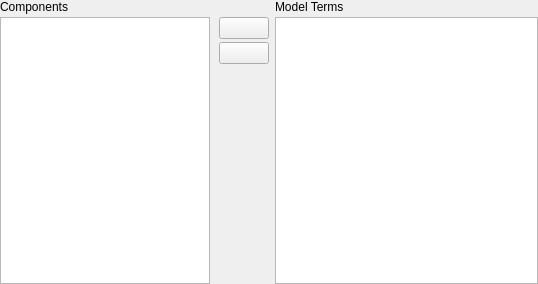
<?xml version="1.0" encoding="UTF-8"?>
<ui version="4.0">
 <class>AnovaModelWidget</class>
 <widget class="QWidget" name="AnovaModelWidget">
  <property name="geometry">
   <rect>
    <x>0</x>
    <y>0</y>
    <width>538</width>
    <height>284</height>
   </rect>
  </property>
  <property name="sizePolicy">
   <sizepolicy hsizetype="Fixed" vsizetype="Preferred">
    <horstretch>0</horstretch>
    <verstretch>0</verstretch>
   </sizepolicy>
  </property>
  <property name="windowTitle">
   <string>Form</string>
  </property>
  <layout class="QGridLayout" name="gridLayout_3">
   <property name="leftMargin">
    <number>0</number>
   </property>
   <property name="topMargin">
    <number>0</number>
   </property>
   <property name="rightMargin">
    <number>0</number>
   </property>
   <property name="bottomMargin">
    <number>0</number>
   </property>
   <property name="spacing">
    <number>0</number>
   </property>
   <item row="0" column="0">
    <widget class="QWidget" name="modelBuilder" native="true">
     <property name="sizePolicy">
      <sizepolicy hsizetype="Preferred" vsizetype="Preferred">
       <horstretch>0</horstretch>
       <verstretch>1</verstretch>
      </sizepolicy>
     </property>
     <layout class="QGridLayout" name="gridLayout_4">
      <property name="leftMargin">
       <number>0</number>
      </property>
      <property name="topMargin">
       <number>0</number>
      </property>
      <property name="rightMargin">
       <number>0</number>
      </property>
      <property name="bottomMargin">
       <number>0</number>
      </property>
      <property name="spacing">
       <number>0</number>
      </property>
      <item row="0" column="0" rowspan="2">
       <widget class="QWidget" name="widget_2" native="true">
        <layout class="QGridLayout" name="gridLayout">
         <property name="leftMargin">
          <number>0</number>
         </property>
         <property name="topMargin">
          <number>0</number>
         </property>
         <property name="rightMargin">
          <number>0</number>
         </property>
         <property name="bottomMargin">
          <number>0</number>
         </property>
         <property name="verticalSpacing">
          <number>3</number>
         </property>
         <item row="1" column="0">
          <widget class="AvailableFieldsListView" name="listFactorsAvailable">
           <property name="sizePolicy">
            <sizepolicy hsizetype="Fixed" vsizetype="Expanding">
             <horstretch>0</horstretch>
             <verstretch>0</verstretch>
            </sizepolicy>
           </property>
           <property name="maximumSize">
            <size>
             <width>210</width>
             <height>16777215</height>
            </size>
           </property>
           <property name="selectionMode">
            <enum>QAbstractItemView::ExtendedSelection</enum>
           </property>
          </widget>
         </item>
         <item row="0" column="0">
          <widget class="QLabel" name="factorsLabel">
           <property name="text">
            <string>Components</string>
           </property>
          </widget>
         </item>
        </layout>
       </widget>
      </item>
      <item row="0" column="1" rowspan="2">
       <widget class="QWidget" name="widget_14" native="true">
        <layout class="QGridLayout" name="gridLayout_5">
         <property name="topMargin">
          <number>0</number>
         </property>
         <property name="rightMargin">
          <number>0</number>
         </property>
         <property name="bottomMargin">
          <number>0</number>
         </property>
         <property name="verticalSpacing">
          <number>3</number>
         </property>
         <item row="1" column="1">
          <widget class="AssignButton" name="buttonAssignCross">
           <property name="sizePolicy">
            <sizepolicy hsizetype="Fixed" vsizetype="Fixed">
             <horstretch>0</horstretch>
             <verstretch>0</verstretch>
            </sizepolicy>
           </property>
           <property name="minimumSize">
            <size>
             <width>50</width>
             <height>0</height>
            </size>
           </property>
           <property name="maximumSize">
            <size>
             <width>50</width>
             <height>16777215</height>
            </size>
           </property>
           <property name="text">
            <string/>
           </property>
          </widget>
         </item>
         <item row="3" column="1" rowspan="2">
          <spacer name="verticalSpacer_4">
           <property name="orientation">
            <enum>Qt::Vertical</enum>
           </property>
           <property name="sizeHint" stdset="0">
            <size>
             <width>35</width>
             <height>60</height>
            </size>
           </property>
          </spacer>
         </item>
         <item row="2" column="1">
          <widget class="AssignButtonMenu" name="buttonAssignMenu">
           <property name="sizePolicy">
            <sizepolicy hsizetype="Fixed" vsizetype="Fixed">
             <horstretch>0</horstretch>
             <verstretch>0</verstretch>
            </sizepolicy>
           </property>
           <property name="minimumSize">
            <size>
             <width>50</width>
             <height>0</height>
            </size>
           </property>
           <property name="maximumSize">
            <size>
             <width>50</width>
             <height>16777215</height>
            </size>
           </property>
           <property name="text">
            <string/>
           </property>
          </widget>
         </item>
         <item row="0" column="2">
          <widget class="QLabel" name="columnLabel0">
           <property name="text">
            <string>Model Terms</string>
           </property>
          </widget>
         </item>
         <item row="0" column="1">
          <widget class="QWidget" name="widget_16" native="true"/>
         </item>
         <item row="0" column="3">
          <widget class="QLabel" name="columnLabel1">
           <property name="text">
            <string/>
           </property>
           <property name="alignment">
            <set>Qt::AlignRight|Qt::AlignTrailing|Qt::AlignVCenter</set>
           </property>
          </widget>
         </item>
         <item row="1" column="2" rowspan="4" colspan="2">
          <widget class="TableView" name="listModelTerms">
           <property name="sizePolicy">
            <sizepolicy hsizetype="Expanding" vsizetype="Expanding">
             <horstretch>1</horstretch>
             <verstretch>1</verstretch>
            </sizepolicy>
           </property>
           <property name="dragEnabled">
            <bool>true</bool>
           </property>
           <property name="dragDropMode">
            <enum>QAbstractItemView::DragDrop</enum>
           </property>
           <property name="defaultDropAction">
            <enum>Qt::CopyAction</enum>
           </property>
           <property name="selectionMode">
            <enum>QAbstractItemView::ExtendedSelection</enum>
           </property>
           <property name="showGrid">
            <bool>false</bool>
           </property>
          </widget>
         </item>
        </layout>
       </widget>
      </item>
     </layout>
    </widget>
   </item>
  </layout>
 </widget>
 <customwidgets>
  <customwidget>
   <class>AssignButton</class>
   <extends>QPushButton</extends>
   <header>widgets/assignbutton.h</header>
  </customwidget>
  <customwidget>
   <class>AvailableFieldsListView</class>
   <extends>QListView</extends>
   <header>widgets/availablefieldslistview.h</header>
  </customwidget>
  <customwidget>
   <class>AssignButtonMenu</class>
   <extends>QPushButton</extends>
   <header>widgets/assignbuttonmenu.h</header>
  </customwidget>
  <customwidget>
   <class>TableView</class>
   <extends>QTableView</extends>
   <header>widgets/tableview.h</header>
  </customwidget>
 </customwidgets>
 <resources/>
 <connections/>
</ui>
